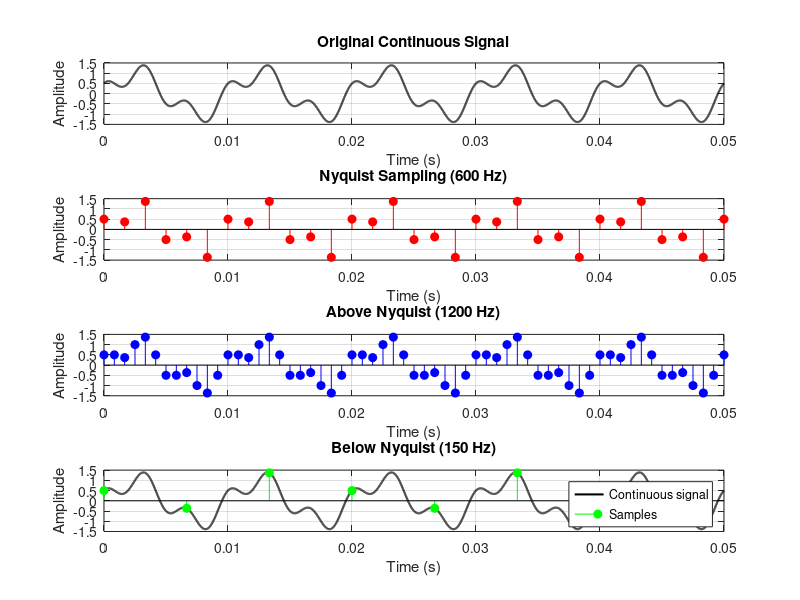

Write MATLAB code to recreate this figure.
clc; clear; close all;

f1 = 100;  
f2 = 300; 

f_max = max(f1, f2);
fs_nyquist = 2 * f_max;   % 600 Hz

fs1 = fs_nyquist;      % Nyquist
fs2 = 2 * fs_nyquist;  % Above Nyquist
fs3 = 150;             % Below Nyquist (ALIASING)

t_end = 0.05;

% Continuous signal
t = 0:1e-5:t_end;
x = sin(2*pi*f1*t) + 0.5*cos(2*pi*f2*t);

figure;

%% 1. Original signal
subplot(4,1,1);
plot(t, x, 'k', 'LineWidth', 1.5);
title('Original Continuous Signal');
xlabel('Time (s)');
ylabel('Amplitude');
grid on;

%% 2. Nyquist sampling (RED)
t1 = 0:1/fs1:t_end;
x1 = sin(2*pi*f1*t1) + 0.5*cos(2*pi*f2*t1);

subplot(4,1,2);
stem(t1, x1, 'r', 'filled');
title(['Nyquist Sampling (', num2str(fs1), ' Hz)']);
xlabel('Time (s)');
ylabel('Amplitude');
grid on;

%% 3. Above Nyquist (BLUE)
t2 = 0:1/fs2:t_end;
x2 = sin(2*pi*f1*t2) + 0.5*cos(2*pi*f2*t2);

subplot(4,1,3);
stem(t2, x2, 'b', 'filled');
title(['Above Nyquist (', num2str(fs2), ' Hz)']);
xlabel('Time (s)');
ylabel('Amplitude');
grid on;

%% 4. Below Nyquist (GREEN - ALIASING)
t3 = 0:1/fs3:t_end;
x3 = sin(2*pi*f1*t3) + 0.5*cos(2*pi*f2*t3);
subplot(4,1,4);

plot(t, x, 'k', 'LineWidth', 1.5); % continuous reference FIRST
hold on;

stem(t3, x3, 'g', 'filled');       % sampled signal

title(['Below Nyquist (', num2str(fs3), ' Hz)']);
xlabel('Time (s)');
ylabel('Amplitude');
legend('Continuous signal','Samples');
grid on;
